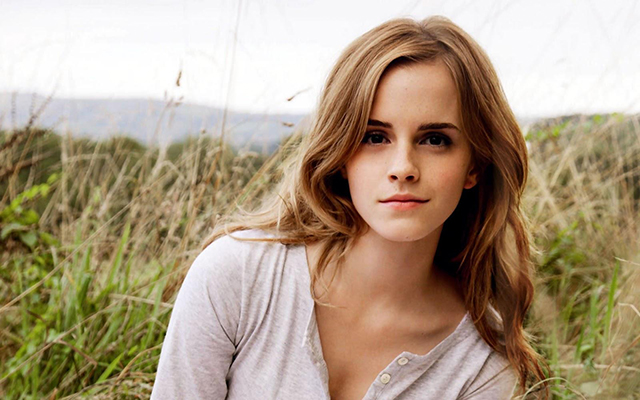
#> input picture resources/emma.jpg, 640 x 400 px
$ python 'oldSchoolS&PNoiseAdder.py'
#> lines starting #> are read from the running program, lines starting #| are printed output that depends on the picture; after the words box and inside, x2 and y2 are one past the last pixel; in counts of white or black regions, pixels touching at a corner belong together
import math
import random

import cv2


def add_noise(img):
    w, h = img.shape
    pixel_size = img.size
    min = math.floor(pixel_size / 30)
    max = math.floor(pixel_size / 20)

    salt_size = random.randint(min, max)
    for i in range(salt_size):
        y_coordinate = random.randint(0, w - 1)
        x_coordinate = random.randint(0, h - 1)
        img[y_coordinate, x_coordinate] = 255

    pepper_size = random.randint(min, max)
    for i in range(pepper_size):
        y_coordinate = random.randint(0, w - 1)
        x_coordinate = random.randint(0, h - 1)
        img[y_coordinate, x_coordinate] = 0

    return img


img_gray = cv2.imread("../resources/emma.jpg", 0)
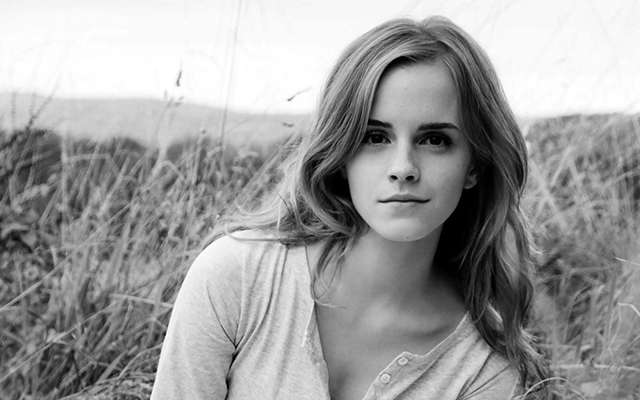
#> img_gray: shape (400, 640); min 0, max 255, mean 157.9
cv2.imshow("Original", img_gray)
img_noised = add_noise(img_gray)
#> after the loop in add_noise, `for i in range(salt_size):`:
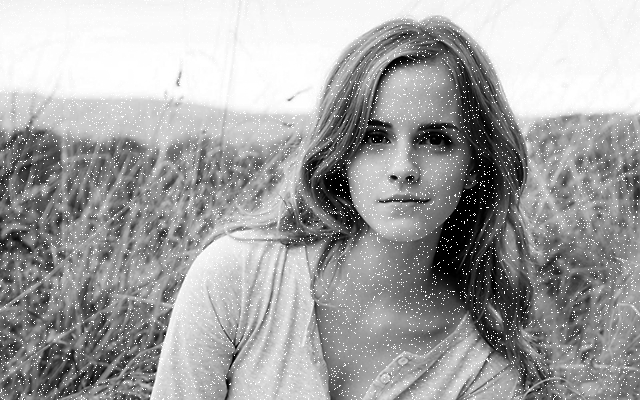
#> img: shape (400, 640); min 0, max 255, mean 162.2
#> after the loop in add_noise, `for i in range(pepper_size):`:
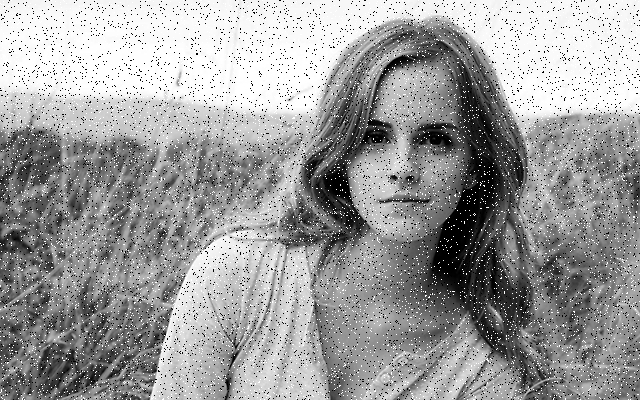
#> img: shape (400, 640); 3.5% of pixels changed, all inside (x1, y1, x2, y2) = (0, 0, 640, 400)
cv2.imshow("Noised", img_noised)
cv2.imshow("Median Filtered", cv2.medianBlur(img_noised, 3))
cv2.waitKey()

$ run again, with resources/einstein.jpg copied over resources/emma.jpg
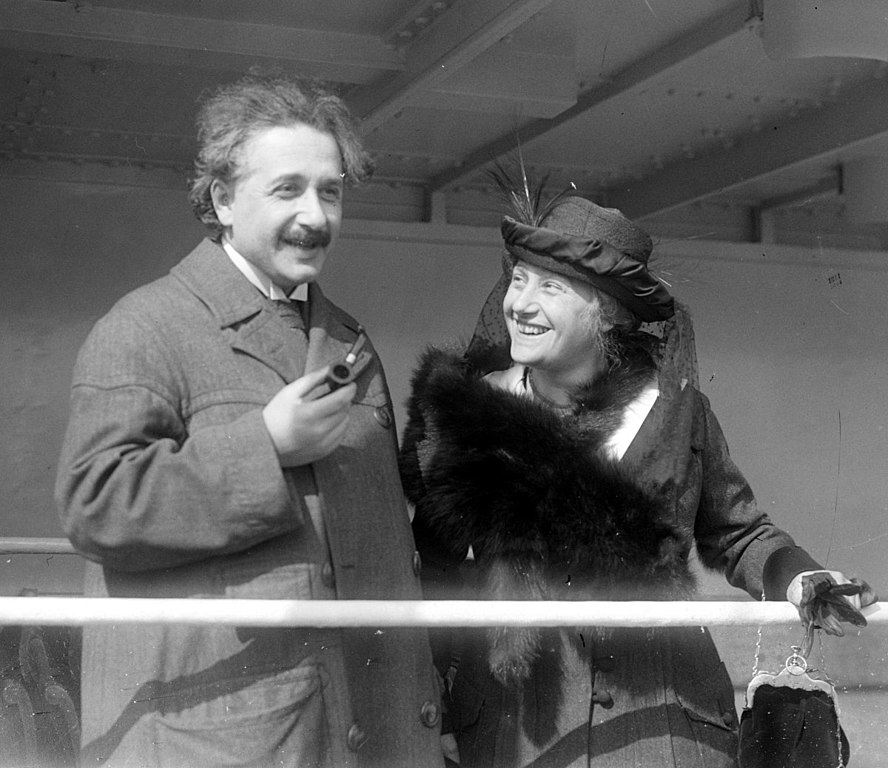
#> input picture resources/einstein.jpg, 888 x 768 px
#> img_gray is the input picture: shape (768, 888); min 0, max 255, mean 95.5
#> after the loop in add_noise, `for i in range(salt_size):`:
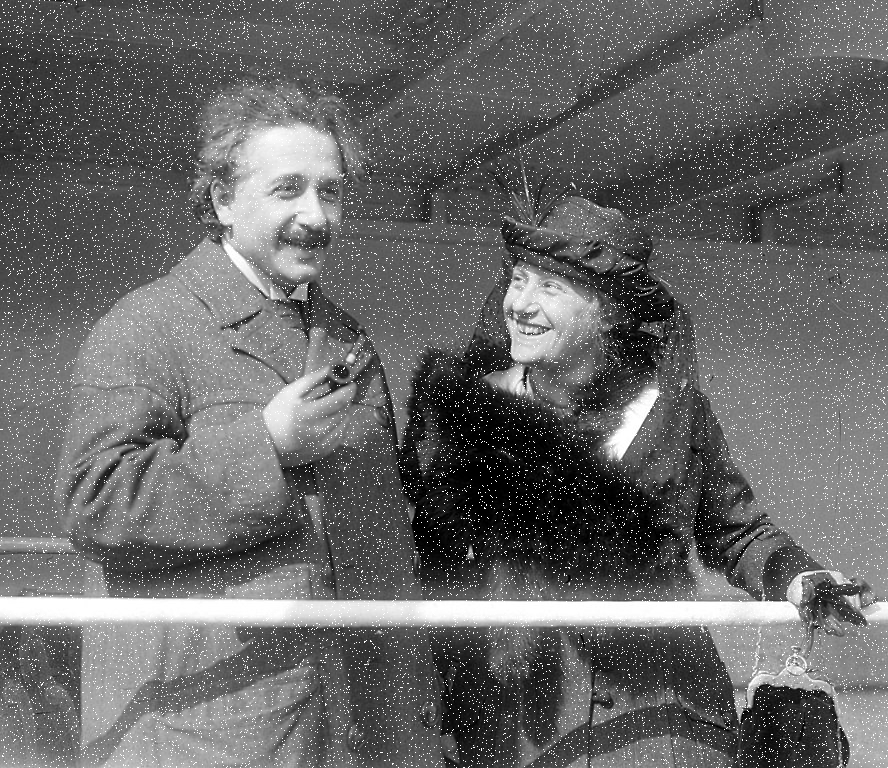
#> img: shape (768, 888); min 0, max 255, mean 102.1
#> after the loop in add_noise, `for i in range(pepper_size):`:
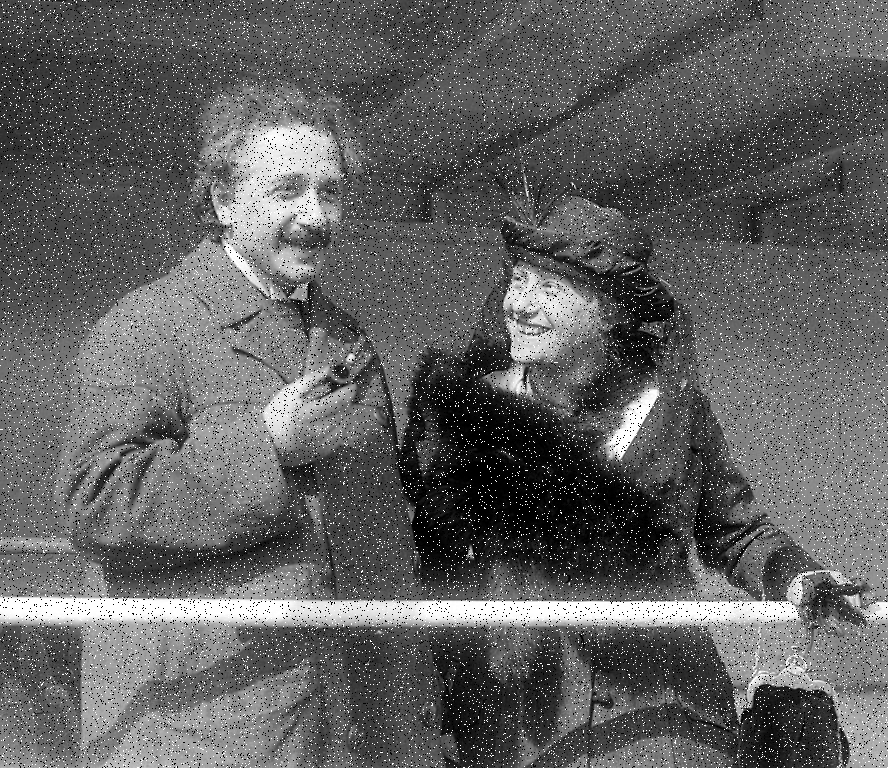
#> img: shape (768, 888); 4.72% of pixels changed, all inside (x1, y1, x2, y2) = (0, 0, 888, 768)
